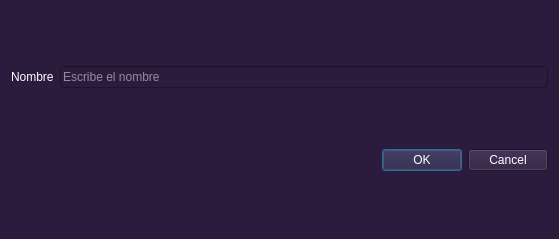
<?xml version="1.0" encoding="UTF-8"?>
<ui version="4.0">
 <class>CrearDialog</class>
 <widget class="QDialog" name="CrearDialog">
  <property name="windowModality">
   <enum>Qt::WindowModality::WindowModal</enum>
  </property>
  <property name="geometry">
   <rect>
    <x>0</x>
    <y>0</y>
    <width>559</width>
    <height>239</height>
   </rect>
  </property>
  <property name="sizePolicy">
   <sizepolicy hsizetype="Fixed" vsizetype="Fixed">
    <horstretch>0</horstretch>
    <verstretch>0</verstretch>
   </sizepolicy>
  </property>
  <property name="minimumSize">
   <size>
    <width>391</width>
    <height>164</height>
   </size>
  </property>
  <property name="windowTitle">
   <string>Crear</string>
  </property>
  <property name="styleSheet">
   <string notr="true">background-color: #2b1b3d; color: #ffffff;</string>
  </property>
  <property name="modal">
   <bool>true</bool>
  </property>
  <layout class="QGridLayout" name="gridLayout">
   <item row="0" column="0">
    <widget class="QLabel" name="labelTitulo">
     <property name="text">
      <string>Nombre</string>
     </property>
    </widget>
   </item>
   <item row="0" column="1">
    <widget class="QLineEdit" name="txtNombre">
     <property name="placeholderText">
      <string>Escribe el nombre</string>
     </property>
    </widget>
   </item>
   <item row="1" column="1">
    <widget class="QDialogButtonBox" name="buttonBox">
     <property name="cursor">
      <cursorShape>PointingHandCursor</cursorShape>
     </property>
     <property name="orientation">
      <enum>Qt::Orientation::Horizontal</enum>
     </property>
     <property name="standardButtons">
      <set>QDialogButtonBox::StandardButton::Ok|QDialogButtonBox::StandardButton::Cancel</set>
     </property>
    </widget>
   </item>
  </layout>
 </widget>
 <resources/>
 <connections>
  <connection>
   <sender>buttonBox</sender>
   <signal>accepted()</signal>
   <receiver>CrearDialog</receiver>
   <slot>accept()</slot>
   <hints>
    <hint type="sourcelabel"><x>248</x><y>254</y></hint>
    <hint type="destinationlabel"><x>157</x><y>274</y></hint>
   </hints>
  </connection>
  <connection>
   <sender>buttonBox</sender>
   <signal>rejected()</signal>
   <receiver>CrearDialog</receiver>
   <slot>reject()</slot>
   <hints>
    <hint type="sourcelabel"><x>316</x><y>260</y></hint>
    <hint type="destinationlabel"><x>286</x><y>274</y></hint>
   </hints>
  </connection>
 </connections>
</ui>
